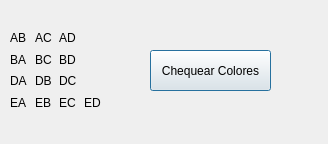
<?xml version="1.0" encoding="UTF-8"?>
<ui version="4.0">
 <class>T1Semaforo</class>
 <widget class="QDialog" name="T1Semaforo">
  <property name="geometry">
   <rect>
    <x>0</x>
    <y>0</y>
    <width>328</width>
    <height>144</height>
   </rect>
  </property>
  <property name="windowTitle">
   <string>Dialog</string>
  </property>
  <widget class="QPushButton" name="bCheck">
   <property name="geometry">
    <rect>
     <x>150</x>
     <y>50</y>
     <width>121</width>
     <height>41</height>
    </rect>
   </property>
   <property name="text">
    <string>Chequear Colores</string>
   </property>
  </widget>
  <widget class="QWidget" name="">
   <property name="geometry">
    <rect>
     <x>10</x>
     <y>30</y>
     <width>92</width>
     <height>80</height>
    </rect>
   </property>
   <layout class="QGridLayout" name="gridLayout">
    <item row="0" column="0">
     <widget class="QLabel" name="lAB">
      <property name="text">
       <string>AB</string>
      </property>
     </widget>
    </item>
    <item row="0" column="1">
     <widget class="QLabel" name="lAC">
      <property name="text">
       <string>AC</string>
      </property>
     </widget>
    </item>
    <item row="0" column="2">
     <widget class="QLabel" name="lAD">
      <property name="text">
       <string>AD</string>
      </property>
     </widget>
    </item>
    <item row="1" column="0">
     <widget class="QLabel" name="lBA">
      <property name="text">
       <string>BA</string>
      </property>
     </widget>
    </item>
    <item row="1" column="1">
     <widget class="QLabel" name="lBC">
      <property name="text">
       <string>BC</string>
      </property>
     </widget>
    </item>
    <item row="1" column="2">
     <widget class="QLabel" name="lBD">
      <property name="text">
       <string>BD</string>
      </property>
     </widget>
    </item>
    <item row="2" column="0">
     <widget class="QLabel" name="lDA">
      <property name="text">
       <string>DA</string>
      </property>
     </widget>
    </item>
    <item row="2" column="1">
     <widget class="QLabel" name="lDB">
      <property name="text">
       <string>DB</string>
      </property>
     </widget>
    </item>
    <item row="2" column="2">
     <widget class="QLabel" name="lDC">
      <property name="text">
       <string>DC</string>
      </property>
     </widget>
    </item>
    <item row="3" column="0">
     <widget class="QLabel" name="lEA">
      <property name="text">
       <string>EA</string>
      </property>
     </widget>
    </item>
    <item row="3" column="1">
     <widget class="QLabel" name="lEB">
      <property name="text">
       <string>EB</string>
      </property>
     </widget>
    </item>
    <item row="3" column="2">
     <widget class="QLabel" name="lEC">
      <property name="text">
       <string>EC</string>
      </property>
     </widget>
    </item>
    <item row="3" column="3">
     <widget class="QLabel" name="lED">
      <property name="text">
       <string>ED</string>
      </property>
     </widget>
    </item>
   </layout>
  </widget>
 </widget>
 <resources/>
 <connections/>
</ui>
